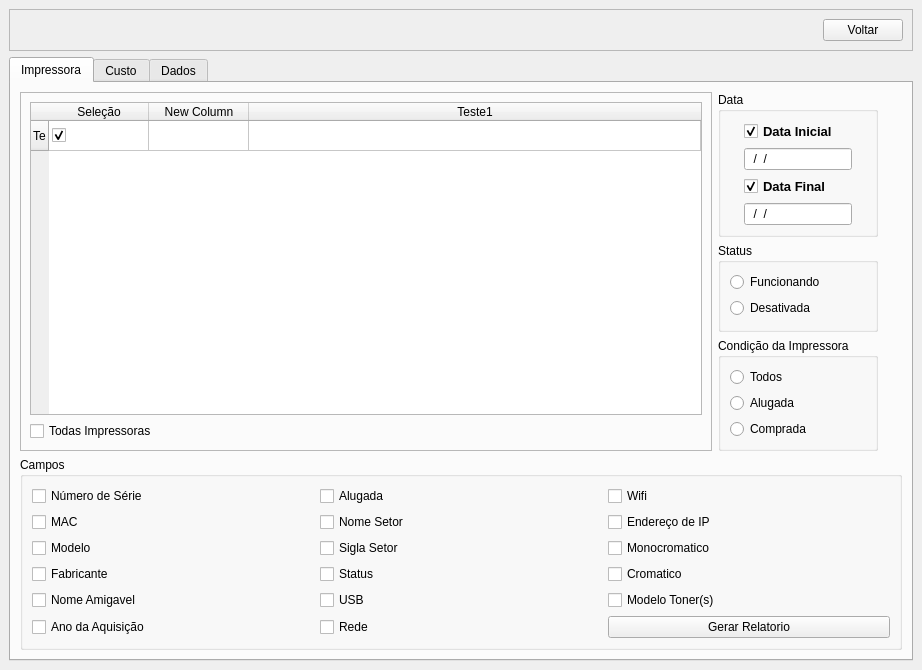
<?xml version="1.0" encoding="UTF-8"?>
<ui version="4.0">
 <class>Contagem</class>
 <widget class="QMainWindow" name="Contagem">
  <property name="geometry">
   <rect>
    <x>0</x>
    <y>0</y>
    <width>922</width>
    <height>620</height>
   </rect>
  </property>
  <property name="windowTitle">
   <string>Contagem</string>
  </property>
  <widget class="QWidget" name="centralwidget">
   <layout class="QGridLayout" name="gridLayout_2">
    <item row="1" column="0">
     <widget class="QTabWidget" name="tabWidget">
      <property name="currentIndex">
       <number>0</number>
      </property>
      <widget class="QWidget" name="tab">
       <attribute name="title">
        <string>Impressora</string>
       </attribute>
       <layout class="QGridLayout" name="gridLayout">
        <item row="3" column="0" colspan="6">
         <widget class="QGroupBox" name="groupBox_3">
          <property name="title">
           <string>Campos</string>
          </property>
          <layout class="QGridLayout" name="gridLayout_5">
           <item row="2" column="0">
            <widget class="QCheckBox" name="checkBox_3">
             <property name="text">
              <string>Modelo</string>
             </property>
            </widget>
           </item>
           <item row="0" column="0">
            <widget class="QCheckBox" name="checkBox">
             <property name="text">
              <string>Número de Série</string>
             </property>
            </widget>
           </item>
           <item row="5" column="0">
            <widget class="QCheckBox" name="checkBox_6">
             <property name="text">
              <string>Ano da Aquisição</string>
             </property>
            </widget>
           </item>
           <item row="3" column="0">
            <widget class="QCheckBox" name="checkBox_4">
             <property name="text">
              <string>Fabricante</string>
             </property>
            </widget>
           </item>
           <item row="1" column="0">
            <widget class="QCheckBox" name="checkBox_2">
             <property name="text">
              <string>MAC</string>
             </property>
            </widget>
           </item>
           <item row="4" column="0">
            <widget class="QCheckBox" name="checkBox_5">
             <property name="text">
              <string>Nome Amigavel</string>
             </property>
            </widget>
           </item>
           <item row="0" column="1">
            <widget class="QCheckBox" name="checkBox_9">
             <property name="text">
              <string>Alugada</string>
             </property>
            </widget>
           </item>
           <item row="2" column="1">
            <widget class="QCheckBox" name="checkBox_11">
             <property name="text">
              <string>Sigla Setor</string>
             </property>
             <property name="checked">
              <bool>false</bool>
             </property>
            </widget>
           </item>
           <item row="1" column="1">
            <widget class="QCheckBox" name="checkBox_10">
             <property name="text">
              <string>Nome Setor</string>
             </property>
            </widget>
           </item>
           <item row="0" column="2">
            <widget class="QCheckBox" name="checkBox_12">
             <property name="text">
              <string>Wifi</string>
             </property>
            </widget>
           </item>
           <item row="3" column="1">
            <widget class="QCheckBox" name="checkBox_13">
             <property name="text">
              <string>Status</string>
             </property>
            </widget>
           </item>
           <item row="4" column="1">
            <widget class="QCheckBox" name="checkBox_14">
             <property name="text">
              <string>USB</string>
             </property>
            </widget>
           </item>
           <item row="5" column="1">
            <widget class="QCheckBox" name="checkBox_15">
             <property name="text">
              <string>Rede</string>
             </property>
            </widget>
           </item>
           <item row="1" column="2">
            <widget class="QCheckBox" name="checkBox_16">
             <property name="text">
              <string>Endereço de IP</string>
             </property>
            </widget>
           </item>
           <item row="2" column="2">
            <widget class="QCheckBox" name="checkBox_17">
             <property name="text">
              <string>Monocromatico</string>
             </property>
            </widget>
           </item>
           <item row="3" column="2">
            <widget class="QCheckBox" name="checkBox_18">
             <property name="text">
              <string>Cromatico</string>
             </property>
            </widget>
           </item>
           <item row="4" column="2">
            <widget class="QCheckBox" name="checkBox_19">
             <property name="text">
              <string>Modelo Toner(s)</string>
             </property>
            </widget>
           </item>
           <item row="5" column="2">
            <widget class="QPushButton" name="BT_Criar">
             <property name="text">
              <string>Gerar Relatorio</string>
             </property>
             <property name="icon">
              <iconset>
               <normaloff>../Arte/check_ok_accept_apply_1582.ico</normaloff>../Arte/check_ok_accept_apply_1582.ico</iconset>
             </property>
            </widget>
           </item>
          </layout>
         </widget>
        </item>
        <item row="1" column="1">
         <widget class="QGroupBox" name="groupBox_4">
          <property name="title">
           <string>Status</string>
          </property>
          <layout class="QGridLayout" name="gridLayout_6">
           <item row="0" column="0">
            <widget class="QRadioButton" name="radioButton_4">
             <property name="text">
              <string>Funcionando</string>
             </property>
            </widget>
           </item>
           <item row="1" column="0">
            <widget class="QRadioButton" name="radioButton_5">
             <property name="text">
              <string>Desativada</string>
             </property>
            </widget>
           </item>
          </layout>
         </widget>
        </item>
        <item row="0" column="1">
         <widget class="QGroupBox" name="groupBox_2">
          <property name="title">
           <string>Data</string>
          </property>
          <layout class="QGridLayout" name="gridLayout_7">
           <item row="1" column="0">
            <widget class="QLineEdit" name="lineEdit">
             <property name="sizePolicy">
              <sizepolicy hsizetype="Maximum" vsizetype="Fixed">
               <horstretch>0</horstretch>
               <verstretch>0</verstretch>
              </sizepolicy>
             </property>
             <property name="font">
              <font>
               <family>Arial</family>
              </font>
             </property>
             <property name="inputMask">
              <string>99/99/9999</string>
             </property>
            </widget>
           </item>
           <item row="3" column="0">
            <widget class="QLineEdit" name="lineEdit_2">
             <property name="sizePolicy">
              <sizepolicy hsizetype="Maximum" vsizetype="Fixed">
               <horstretch>0</horstretch>
               <verstretch>0</verstretch>
              </sizepolicy>
             </property>
             <property name="font">
              <font>
               <family>Arial</family>
              </font>
             </property>
             <property name="inputMask">
              <string>99/99/9999</string>
             </property>
            </widget>
           </item>
           <item row="0" column="0">
            <widget class="QCheckBox" name="checkBox_7">
             <property name="font">
              <font>
               <family>Arial</family>
               <pointsize>10</pointsize>
               <weight>75</weight>
               <bold>true</bold>
              </font>
             </property>
             <property name="text">
              <string>Data Inicial</string>
             </property>
             <property name="checkable">
              <bool>true</bool>
             </property>
             <property name="checked">
              <bool>true</bool>
             </property>
            </widget>
           </item>
           <item row="2" column="0">
            <widget class="QCheckBox" name="checkBox_8">
             <property name="font">
              <font>
               <family>Arial</family>
               <pointsize>10</pointsize>
               <weight>75</weight>
               <bold>true</bold>
               <underline>false</underline>
              </font>
             </property>
             <property name="text">
              <string>Data Final</string>
             </property>
             <property name="checked">
              <bool>true</bool>
             </property>
            </widget>
           </item>
          </layout>
         </widget>
        </item>
        <item row="2" column="1">
         <widget class="QGroupBox" name="groupBox">
          <property name="title">
           <string>Condição da Impressora</string>
          </property>
          <layout class="QGridLayout" name="gridLayout_3">
           <item row="0" column="0">
            <widget class="QRadioButton" name="radioButton">
             <property name="text">
              <string>Todos</string>
             </property>
            </widget>
           </item>
           <item row="1" column="0">
            <widget class="QRadioButton" name="radioButton_2">
             <property name="text">
              <string>Alugada</string>
             </property>
            </widget>
           </item>
           <item row="2" column="0">
            <widget class="QRadioButton" name="radioButton_3">
             <property name="text">
              <string>Comprada</string>
             </property>
            </widget>
           </item>
          </layout>
         </widget>
        </item>
        <item row="0" column="0" rowspan="3">
         <widget class="QFrame" name="frame_2">
          <property name="frameShape">
           <enum>QFrame::StyledPanel</enum>
          </property>
          <property name="frameShadow">
           <enum>QFrame::Raised</enum>
          </property>
          <layout class="QGridLayout" name="gridLayout_4">
           <item row="1" column="0">
            <widget class="QCheckBox" name="checkBox_20">
             <property name="text">
              <string>Todas Impressoras</string>
             </property>
            </widget>
           </item>
           <item row="0" column="0">
            <widget class="QTableWidget" name="tableWidget">
             <property name="acceptDrops">
              <bool>true</bool>
             </property>
             <property name="frameShape">
              <enum>QFrame::StyledPanel</enum>
             </property>
             <property name="editTriggers">
              <set>QAbstractItemView::NoEditTriggers</set>
             </property>
             <property name="dragEnabled">
              <bool>false</bool>
             </property>
             <property name="selectionBehavior">
              <enum>QAbstractItemView::SelectRows</enum>
             </property>
             <property name="verticalScrollMode">
              <enum>QAbstractItemView::ScrollPerItem</enum>
             </property>
             <property name="showGrid">
              <bool>true</bool>
             </property>
             <property name="gridStyle">
              <enum>Qt::SolidLine</enum>
             </property>
             <property name="cornerButtonEnabled">
              <bool>true</bool>
             </property>
             <attribute name="horizontalHeaderVisible">
              <bool>true</bool>
             </attribute>
             <attribute name="horizontalHeaderCascadingSectionResizes">
              <bool>false</bool>
             </attribute>
             <attribute name="horizontalHeaderShowSortIndicator" stdset="0">
              <bool>false</bool>
             </attribute>
             <attribute name="horizontalHeaderStretchLastSection">
              <bool>true</bool>
             </attribute>
             <attribute name="verticalHeaderShowSortIndicator" stdset="0">
              <bool>false</bool>
             </attribute>
             <attribute name="verticalHeaderStretchLastSection">
              <bool>false</bool>
             </attribute>
             <row>
              <property name="text">
               <string>Te</string>
              </property>
             </row>
             <column>
              <property name="text">
               <string>Seleção</string>
              </property>
              <property name="font">
               <font>
                <family>Arial</family>
               </font>
              </property>
             </column>
             <column>
              <property name="text">
               <string>New Column</string>
              </property>
             </column>
             <column>
              <property name="text">
               <string>Teste1</string>
              </property>
              <property name="font">
               <font>
                <family>Arial</family>
               </font>
              </property>
             </column>
             <item row="0" column="0">
              <property name="text">
               <string/>
              </property>
              <property name="checkState">
               <enum>Checked</enum>
              </property>
             </item>
             <item row="0" column="1">
              <property name="text">
               <string/>
              </property>
             </item>
            </widget>
           </item>
          </layout>
         </widget>
        </item>
       </layout>
      </widget>
      <widget class="QWidget" name="tab_2">
       <attribute name="title">
        <string>Custo</string>
       </attribute>
      </widget>
      <widget class="QWidget" name="tab_3">
       <attribute name="title">
        <string>Dados</string>
       </attribute>
      </widget>
     </widget>
    </item>
    <item row="0" column="0">
     <widget class="QFrame" name="frame">
      <property name="sizePolicy">
       <sizepolicy hsizetype="Preferred" vsizetype="Maximum">
        <horstretch>0</horstretch>
        <verstretch>0</verstretch>
       </sizepolicy>
      </property>
      <property name="frameShape">
       <enum>QFrame::StyledPanel</enum>
      </property>
      <property name="frameShadow">
       <enum>QFrame::Raised</enum>
      </property>
      <layout class="QHBoxLayout" name="horizontalLayout">
       <item>
        <spacer name="horizontalSpacer">
         <property name="orientation">
          <enum>Qt::Horizontal</enum>
         </property>
         <property name="sizeHint" stdset="0">
          <size>
           <width>40</width>
           <height>20</height>
          </size>
         </property>
        </spacer>
       </item>
       <item>
        <widget class="QPushButton" name="BT_Voltar">
         <property name="text">
          <string>Voltar</string>
         </property>
         <property name="icon">
          <iconset>
           <normaloff>../Arte/3643764-back-backward-left-reply-turn_113415.ico</normaloff>../Arte/3643764-back-backward-left-reply-turn_113415.ico</iconset>
         </property>
        </widget>
       </item>
      </layout>
     </widget>
    </item>
   </layout>
  </widget>
 </widget>
 <tabstops>
  <tabstop>BT_Voltar</tabstop>
 </tabstops>
 <resources/>
 <connections/>
</ui>
